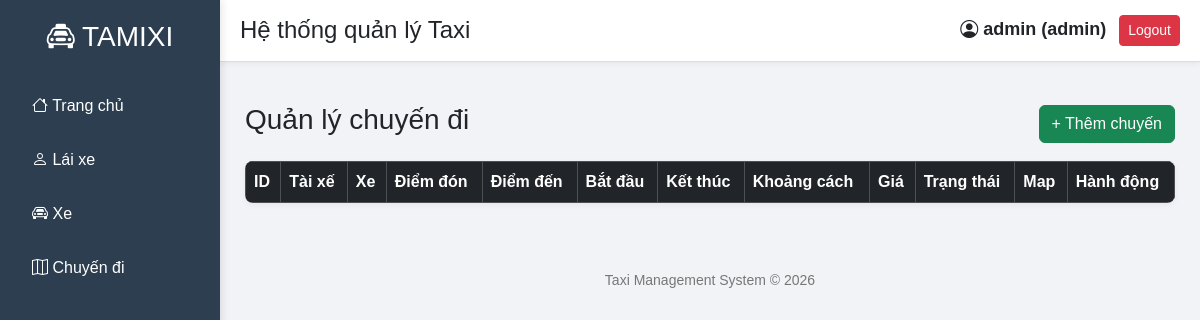
Before: /trips (signed in) with the older database file.
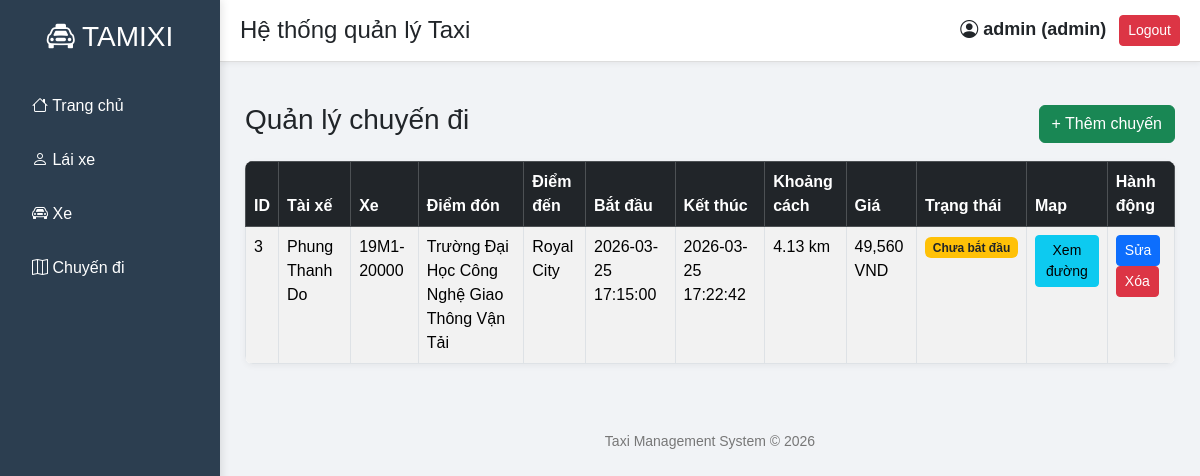
After: the same page with the newer database file.
### tables this page shows
CREATE TABLE Trips (
    trip_id INTEGER PRIMARY KEY AUTOINCREMENT,
    driver_id INTEGER,
    car_id INTEGER,
    pickup_location TEXT,
    dropoff_location TEXT,
    start_time DATETIME,
    end_time DATETIME, distance REAL, price INTEGER,
    FOREIGN KEY(driver_id) REFERENCES Drivers(driver_id),
    FOREIGN KEY(car_id) REFERENCES Cars(car_id)
);

CREATE TABLE Drivers (
    driver_id INTEGER PRIMARY KEY AUTOINCREMENT,
    name TEXT NOT NULL,
    phone TEXT,
    license_number TEXT,
    status TEXT
);

CREATE TABLE Cars (
    car_id INTEGER PRIMARY KEY AUTOINCREMENT,
    plate_number TEXT NOT NULL,
    car_model TEXT,
    status TEXT
);

### app.py (the view)
@app.route("/trips")
def trips():
    if "user" not in session:
        return redirect("/login")
    conn = get_db()
    cursor = conn.cursor()
    cursor.execute("""
    SELECT t.trip_id,
                    d.name as driver_name,
                    c.plate_number as license_plate,
                    t.pickup_location,
                    t.dropoff_location,
                    t.start_time,
                    t.end_time,
                    t.distance,
                    t.price
    FROM Trips t
    JOIN Drivers d ON t.driver_id = d.driver_id
    JOIN Cars c ON t.car_id = c.car_id
    ORDER BY t.start_time DESC
    """)
    rows = cursor.fetchall()
    conn.close()
    trips = []
    now = datetime.now()
    for r in rows:
        start = datetime.fromisoformat(r["start_time"]) if r["start_time"] else None
        end = datetime.fromisoformat(r["end_time"]) if r["end_time"] else None
        if not start or not end:
            status = "Không xác định"
        elif now < start:
            status = "Chưa bắt đầu"
        elif start <= now <= end:
            status = "Đang chạy"
        else:
            status = "Hoàn thành"
        trip = dict(r)
        trip["status"] = status
        trips.append(trip)
    return render_template("trips.html", trips=trips)

### app.py (called while the page is built)
def get_db():
    conn = sqlite3.connect("taxi.db")
    conn.row_factory = sqlite3.Row
    return conn

### templates/trips.html
{% extends "layout.html" %}
{% block content %}
<div class="d-flex justify-content-between align-items-center mb-3">
    <h3>Quản lý chuyến đi</h3>
    <a href="/add_trip" class="btn btn-success">+ Thêm chuyến</a>
</div>
<table class="table table-bordered table-striped table-hover">
    <thead class="table-dark">
        <tr>
            <th>ID</th>
            <th>Tài xế</th>
            <th>Xe</th>
            <th>Điểm đón</th>
            <th>Điểm đến</th>
            <th>Bắt đầu</th>
            <th>Kết thúc</th>
            <th>Khoảng cách</th>
            <th>Giá</th>
            <th>Trạng thái</th>
            <th>Map</th>
            <th>Hành động</th>
        </tr>
    </thead>
    <tbody>
        {% for trip in trips %}
        <tr>
            <td>{{ trip.trip_id }}</td>
            <td>{{ trip.driver_name }}</td>
            <td>{{ trip.license_plate }}</td>
            <td>{{ trip.pickup_location }}</td>
            <td>{{ trip.dropoff_location }}</td>
            <td>{{ trip.start_time }}</td>
            <td>{{ trip.end_time }}</td>
            <td>{{ trip.distance or 0 }} km</td>
            <td>{{ "{:,.0f}".format(trip.price or 0) }} VND</td>
            <td>
                {% if trip.status == "Chưa bắt đầu" %}
                    <span class="badge bg-warning text-dark">Chưa bắt đầu</span>
                {% elif trip.status == "Đang chạy" %}
                    <span class="badge bg-primary">Đang chạy</span>
                {% else %}
                    <span class="badge bg-success">Hoàn thành</span>
                {% endif %}
            </td>
            <td>
                <a
                href="https://www.google.com/maps/dir/{{ trip.pickup_location | urlencode }}/{{ trip.dropoff_location | urlencode }}"
                target="_blank"
                class="btn btn-sm btn-info">
                Xem đường
                </a>
            </td>
            <td>
                <a href="/edit_trip/{{ trip.trip_id }}" class="btn btn-sm btn-primary">Sửa</a>
                <a href="/delete_trip/{{ trip.trip_id }}"
                   class="btn btn-sm btn-danger"
                   onclick="return confirm('Bạn có chắc muốn xóa chuyến này?')">
                   Xóa
                </a>
            </td>
        </tr>
        {% endfor %}
    </tbody>
</table>
{% endblock %}

### templates/layout.html (shortened to what this page needs)
<!DOCTYPE html>
<html>
<head>
<link href="https://cdn.jsdelivr.net/npm/bootstrap@5.3.2/dist/css/bootstrap.min.css" rel="stylesheet">
<link rel="stylesheet" href="https://cdn.jsdelivr.net/npm/bootstrap-icons@1.11.1/font/bootstrap-icons.css">
<link rel="stylesheet" href="{{ url_for('static', filename='style.css') }}">
</head>
<body>
<div class="sidebar">
<h3><i class="bi bi-taxi-front"></i> TAMIXI</h3>
<a href="/"><i class="bi bi-house"></i> Trang chủ</a>
<a href="/drivers"><i class="bi bi-person"></i> Lái xe</a>
<a href="/cars"><i class="bi bi-car-front"></i> Xe</a>
<a href="/trips"><i class="bi bi-map"></i> Chuyến đi</a>
</div>
<div class="main">
<div class="header d-flex align-items-center">
    <div>
        <h4 class="mb-0">Hệ thống quản lý Taxi</h4>
    </div>
    <div class="ms-auto">
        <i class="bi bi-person-circle"></i> {{ session["user"] }} ({{ session["role"] }})
        <a href="/logout" class="btn btn-sm btn-danger ms-2">Logout</a>
    </div>
</div>
<div class="content container mt-3">
{% block content %}
{% endblock %}
</div>
<div class="footer text-center mt-4">
<small>Taxi Management System © 2026</small>
</div>
</div>
</body>
</html>

### static/style.css (style rules this page uses)
body { margin:0; font-family:Arial, sans-serif; background:#f1f3f6; }
.sidebar { position:fixed; width:220px; height:100%; background:#2c3e50; padding:20px; color:white; box-shadow:2px 0 8px rgba(0,0,0,0.1); }
.sidebar h3 { margin-bottom:30px; text-align:center; }
.sidebar a { display:block; color:white; text-decoration:none; padding:10px 12px; margin-bottom:10px; border-radius:6px; transition:0.2s; }
.main { margin-left:220px; min-height:100vh; }
.header { background:white; padding:15px 20px; border-bottom:1px solid #ddd; font-weight:bold; font-size:18px; box-shadow:0 2px 5px rgba(0,0,0,0.05); }
.content { padding:25px; }
table { background:white; border-radius:8px; overflow:hidden; box-shadow:0 2px 6px rgba(0,0,0,0.05); }
table th { background:#f8f9fa; }
.footer { text-align:center; margin-top:30px; color:#777; }

Changed rows visible on the page:
added Trips: trip_id "3", driver_name "Phung Thanh Do", license_plate "19M1-20000", pickup_location "Trường Đại Học Công Nghệ Giao Thông Vận Tải", dropoff_location "Royal City", start_time "2026-03-25 17:15:00", end_time "2026-03-25 17:22:42", distance "4.13", price "49,560"
